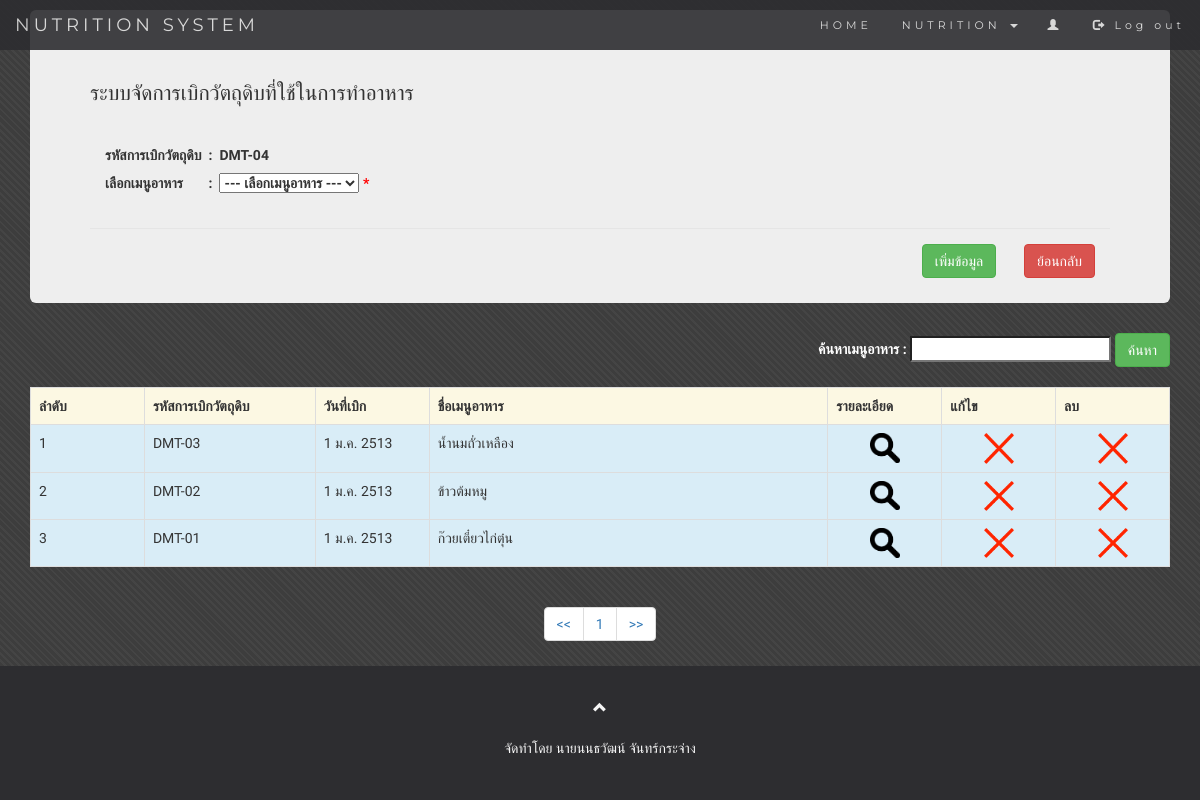
Before: /raw.php (signed in) with the older database file.
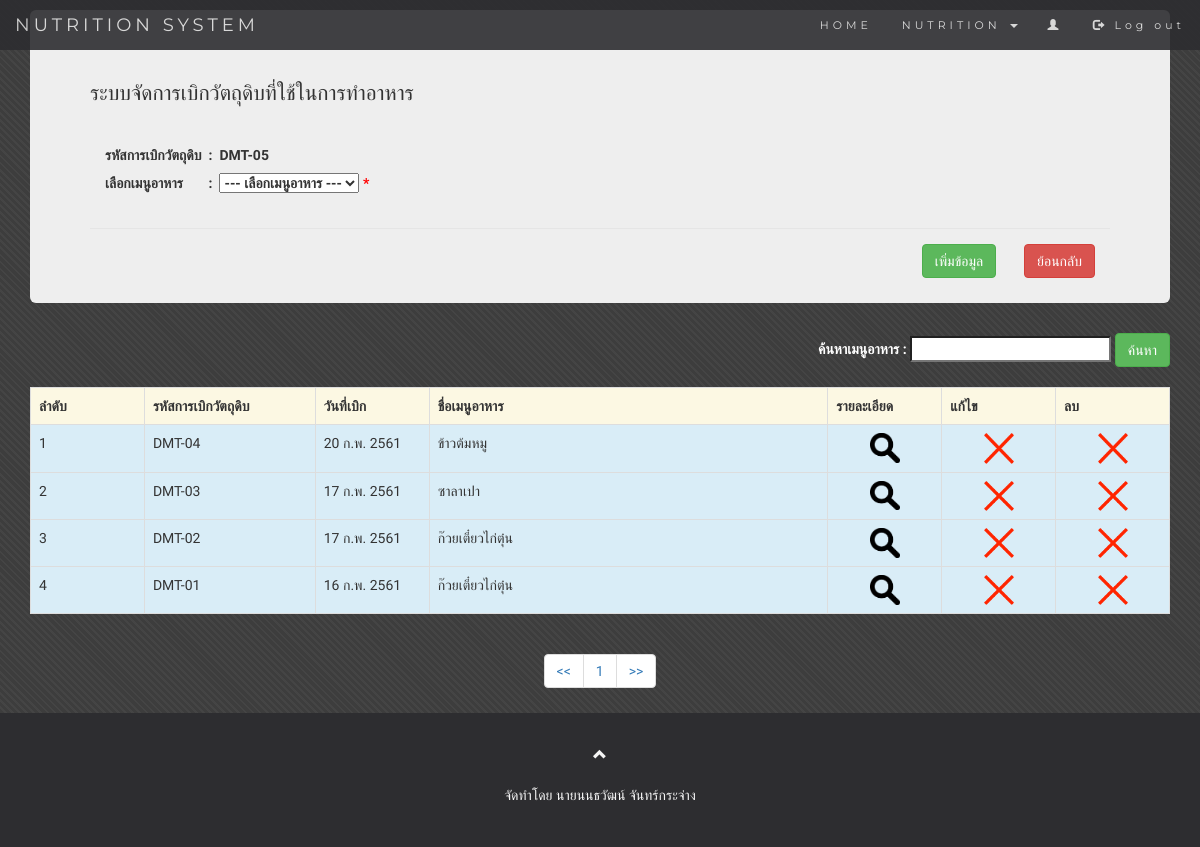
After: the same page with the newer database file.
### tables this page shows
CREATE TABLE `raw_system` (
  `id_raw` varchar(10) NOT NULL,
  `name_raw` varchar(25) NOT NULL,
  `date` date NOT NULL
);

### raw.php (the view, shortened to what this page needs)
<?php
include 'header.php';
?>
<div class="container">
  <div class="jumbotron">
    <br>
    <p>ระบบจัดการเบิกวัตถุดิบที่ใช้ในการทำอาหาร</p>
    <?php
      $sql = "SELECT COUNT(id_raw) FROM raw_system";
      $objQuery = mysql_query($sql,$connect1);
      $row = mysql_fetch_array($objQuery);
      $num = sprintf("%02d",$row['COUNT(id_raw)'] + 1);
      $id_raw = "DMT-$num";
      $datethis = date("Y-m-d");
     ?>
     <form action="insert_raw.php" method="get">
      <div class="modal-body">
        <h4>
        <table>
          <tr >
            <td style="padding-bottom : 10px;">รหัสการเบิกวัตถุดิบ </td>
            <td style="padding-bottom : 10px;">&nbsp; : &nbsp;</td>
            <td style="padding-bottom : 10px;"> <input type="hidden" name="id_raw" value="<?php echo $id_raw; ?>"><?php echo $id_raw; ?></td>
          <tr>
            <td style="padding-bottom : 10px;">เลือกเมนูอาหาร </td>
            <td style="padding-bottom : 10px;">&nbsp; : &nbsp;</td>
            <td style="padding-bottom : 10px;">
              <select  name="raw" required>
                <option value="" selected disabled>--- เลือกเมนูอาหาร ---</option>
              </select><font color="red">&nbsp;*</font>
            </td>
          </tr>
        </table>
        </h4>
      </div>
      <div class="modal-footer">
       <input type="submit" class="btn btn-success" value="เพิ่มข้อมูล" name = "submit" > &nbsp;&nbsp;&nbsp;
      &nbsp;&nbsp; <a href="index.php"><button type="button" class="btn btn-danger" data-dismiss="modal" >ย้อนกลับ</button></a>
     </div>
   </form>
  </div>
  <?php
      $perpage = 20;
      if (isset($_GET['page']) && $_GET['page'] != 0) {
        $page = $_GET['page'];
      } else {
        $page = 1;
      }
      $start = ($page - 1) * $perpage;
   ?>
  <div class="detail">
    <form class="" action="#" method="get">
      <div class="text-right">
        <b style="color : white;">ค้นหาเมนูอาหาร : </b><input type="search" name="search" value=""> <input type="submit" class="btn btn-success" value="ค้นหา" name = "submit"><br><br>
      </div>
    </form>
    <?php
        $sql = "SELECT * FROM raw_system ORDER BY id_raw DESC LIMIT {$start},{$perpage} ";
     ?>
      <table  class="table table-striped table-bordered">
        <tr class="warning">
          <th>ลำดับ</th>
          <th>รหัสการเบิกวัตถุดิบ</th>
          <th>วันที่เบิก</th>
          <th>ชื่อเมนูอาหาร</th>
          <th>รายละเอียด</th>
          <th>แก้ไข</th>
          <th>ลบ</th>
        </tr>
        <?php
          $result = mysql_query($sql,$connect1);
          $i=0;
            while ($row = mysql_fetch_array($result)){
              $i++;
              $strDate=date('d-m-Y', strtotime($row["date"]));
            		$strYear = date("Y",strtotime($strDate))+543;
            		$strMonth= date("n",strtotime($strDate));
            		$strDay= date("j",strtotime($strDate));
            		$strMonthCut = Array("","ม.ค.","ก.พ.","มี.ค.","เม.ย.","พ.ค.","มิ.ย.","ก.ค.","ส.ค.","ก.ย.","ต.ค.","พ.ย.","ธ.ค.");
            		$strMonthThai=$strMonthCut[$strMonth];
            		$date=$strDay." ".$strMonthThai." ".$strYear;
        ?>
        <?php if ($row['date'] == $datethis): ?>
          <tr class="success">
            <td style="width:10%;"><?php echo $i; ?></td>
            <td style="width:15%;"><?php echo $row['id_raw']; ?></td>
            <td><?php echo $date ?></td>
            <td style="width:35%;"><?php echo $row['name_raw']; ?></td>
            <td style="width:10%;"><div align="center"><a data-toggle="modal" data-target="#myModal" OnClick="setRaw('<?php echo $row['id_raw']; ?>')"  href="#myModal"><img src="img/sssss.png" width="30px" hieght="30px" alt=""></a></div></td>
            <td style="width:10%;"><div align="center"><a href="insert_raw.php?id_raw=<?php echo $row['id_raw']; ?>&edit" onclick="return confirm('ต้องการแก้ไขข้อมูลนี้?')"><img src="img/edit.png" width="30px" hieght="30px" alt=""></a></div></td>
            <td style="width:10%;"><div align="center"><a href="delete_raw.php?id_raw=<?php echo $row['id_raw']; ?>" onclick="return confirm('ต้องการลบข้อมูลนี้?')"><img src="img/delete.png" width="30px" hieght="30px" alt=""></a></div></td>
          </tr>
        <?php else: ?>
          <tr class="info">
            <td style="width:10%;"><?php echo $i; ?></td>
            <td style="width:15%;"><?php echo $row['id_raw']; ?></td>
            <td><?php echo $date ?></td>
            <td style="width:35%;"><?php echo $row['name_raw']; ?></td>
            <td style="width:10%;"><div align="center"><a data-toggle="modal" data-target="#myModal" OnClick="setRaw('<?php echo $row['id_raw']; ?>')"  href="#myModal"><img src="img/sssss.png" width="30px" hieght="30px" alt=""></a></div></td>
            <td style="width:10%;"><div align="center"><img src="img/close.png" width="30px" hieght="30px" alt=""></div></td>
            <td style="width:10%;"><div align="center"><img src="img/close.png" width="30px" hieght="30px" alt=""></div></td>
          </tr>
        <?php endif; ?>
        <?php
            }
         ?>
      </table>
      <?php
        $sql2 = "SELECT * FROM raw_system";
        $query2 = mysql_query($sql2, $connect1);
        $total_record = mysql_num_rows($query2);
        $total_page = ceil($total_record / $perpage);
       ?>
      <nav align="center" aria-label="Page navigation example">
        <ul class="pagination">
          <li class="page-item"><a class="page-link" href="raw.php?page=<?php echo ($page-1); ?>" aria-label="Previous"><span aria-hidden="true"> << </span></a></li>
          <?php for($i=1;$i<=$total_page;$i++){ ?>
           <li><a href="raw.php?page=<?php echo $i; ?>"><?php echo $i; ?></a></li>
          <?php } ?>
          <li class="page-item"><a class="page-link" href="raw.php?page=<?php echo ($page+1); ?>" aria-label="Next"><span aria-hidden="true"> >> </span></a></li>
        </ul>
      </nav>
    </div>
</div>
<?php include 'footer.php'; ?>

### header.php (shortened to what this page needs)
<!DOCTYPE html>
<html>
<head>
  <link rel="stylesheet" href="css/css/bootstrap.min.css">
  <link rel="stylesheet" href="css/css/bootstrap.css">
  <link rel="stylesheet" type="text/css" href="css/css/myStyle2.css">
</head>
<body id="myPage" data-spy="scroll" data-target=".navbar" data-offset="50">
<nav class="navbar navbar-default navbar-fixed-top">
  <div class="container-fluid">
    <div class="navbar-header">
      <a class="navbar-brand" href="index.php">NUTRITION SYSTEM</a>
    </div>
    <div class="collapse navbar-collapse" id="myNavbar">
      <ul class="nav navbar-nav navbar-right">
        <li><a href="index.php">HOME</a></li>
        <li class="dropdown">
          <a class="dropdown-toggle" data-toggle="dropdown" href="#">NUTRITION
          <span class="caret"></span></a>
        </li>
        <li><a href=""><span class="glyphicon glyphicon-user"> <? echo $_SESSION["fname"];?></span></a></li>
        <li><a href="logout.php"><span class="glyphicon glyphicon-log-out"></span> Log out</a></li>
      </ul>
    </div>
  </div>
</nav>

### footer.php (shortened to what this page needs)
<footer class="text-center">
  <a class="up-arrow" href="#myPage" data-toggle="tooltip" title="TO TOP">
    <span class="glyphicon glyphicon-chevron-up"></span>
  </a><br><br>
  <p>จัดทำโดย <a href="http://www.cpa.go.th" data-toggle="tooltip">นายนนธวัฒน์  จันทร์กระจ่าง</a></p>
</footer>

### css/css/myStyle2.css (style rules this page uses)
body { background-color: #3D3D3D; background-image: repeating-linear-gradient(45deg, transparent, transparent 3px, rgba(76,76,76,.5) 3px, rgba(76,76,76,.5) 5px); color: #333333; }
.jumbotron { padding-bottom:10px!important; }
.jumbotron h4 { font-size: 14px; font-weight: bold; }

### header.php (style rules this page uses)
body { font-family: 'Kanit', sans-serif; }
.navbar { font-family: Montserrat, sans-serif; margin-bottom: 0; background-color: #2d2d30; border: 0; font-size: 11px !important; letter-spacing: 4px; opacity: 0.9; }
.navbar li a, .navbar .navbar-brand { color: #d5d5d5 !important; }
footer { background-color: #2d2d30; color: #f5f5f5; padding: 32px; }
footer a { color: #f5f5f5; }

Changed rows visible on the page:
added raw_system: id_raw "DMT-04", date "20 ก.พ. 2561", name_raw "ข้าวต้มหมู"
changed raw_system "DMT-03": date "1 ม.ค. 2513" → "17 ก.พ. 2561"; name_raw "น้ำนมถั่วเหลือง" → "ซาลาเปา"
changed raw_system "DMT-02": date "1 ม.ค. 2513" → "17 ก.พ. 2561"; name_raw "ข้าวต้มหมู" → "ก๊วยเตี๋ยวไก่ตุ๋น"
changed raw_system "DMT-01": date "1 ม.ค. 2513" → "16 ก.พ. 2561"
Other visible differences:
$id_raw: "DMT-04" → "DMT-05"
